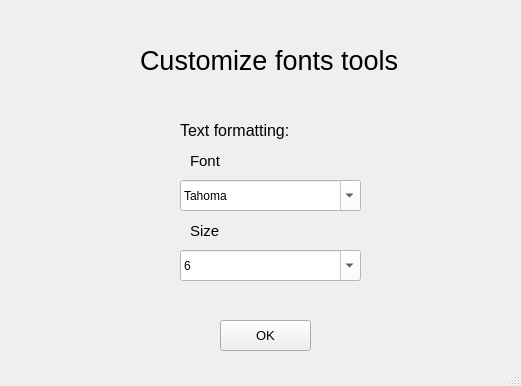
<?xml version="1.0" encoding="UTF-8"?>
<ui version="4.0">
 <class>MainWindow</class>
 <widget class="QMainWindow" name="MainWindow">
  <property name="geometry">
   <rect>
    <x>0</x>
    <y>0</y>
    <width>521</width>
    <height>386</height>
   </rect>
  </property>
  <property name="windowTitle">
   <string>Customize fonts tools</string>
  </property>
  <widget class="QWidget" name="centralwidget">
   <widget class="QLabel" name="label">
    <property name="geometry">
     <rect>
      <x>140</x>
      <y>40</y>
      <width>261</width>
      <height>41</height>
     </rect>
    </property>
    <property name="font">
     <font>
      <pointsize>20</pointsize>
     </font>
    </property>
    <property name="text">
     <string>Customize fonts tools</string>
    </property>
   </widget>
   <widget class="QLabel" name="label_8">
    <property name="geometry">
     <rect>
      <x>180</x>
      <y>120</y>
      <width>131</width>
      <height>21</height>
     </rect>
    </property>
    <property name="font">
     <font>
      <pointsize>12</pointsize>
     </font>
    </property>
    <property name="styleSheet">
     <string notr="true"/>
    </property>
    <property name="text">
     <string>Text formatting:</string>
    </property>
   </widget>
   <widget class="QFontComboBox" name="fontComboBox">
    <property name="geometry">
     <rect>
      <x>180</x>
      <y>180</y>
      <width>181</width>
      <height>31</height>
     </rect>
    </property>
    <property name="styleSheet">
     <string notr="true">background-color: rgb(255, 255, 255);</string>
    </property>
    <property name="currentText">
     <string>Tahoma</string>
    </property>
   </widget>
   <widget class="QComboBox" name="comboBox">
    <property name="geometry">
     <rect>
      <x>180</x>
      <y>250</y>
      <width>181</width>
      <height>31</height>
     </rect>
    </property>
    <property name="font">
     <font>
      <pointsize>12</pointsize>
     </font>
    </property>
    <property name="styleSheet">
     <string notr="true">background-color: rgb(255, 255, 255);</string>
    </property>
    <property name="editable">
     <bool>true</bool>
    </property>
    <property name="currentText">
     <string>6</string>
    </property>
    <property name="currentIndex">
     <number>0</number>
    </property>
    <item>
     <property name="text">
      <string>6</string>
     </property>
    </item>
    <item>
     <property name="text">
      <string>7</string>
     </property>
    </item>
    <item>
     <property name="text">
      <string>8</string>
     </property>
    </item>
    <item>
     <property name="text">
      <string>9</string>
     </property>
    </item>
    <item>
     <property name="text">
      <string>10</string>
     </property>
    </item>
    <item>
     <property name="text">
      <string>11</string>
     </property>
    </item>
    <item>
     <property name="text">
      <string>12</string>
     </property>
    </item>
    <item>
     <property name="text">
      <string>14</string>
     </property>
    </item>
    <item>
     <property name="text">
      <string>16</string>
     </property>
    </item>
    <item>
     <property name="text">
      <string>18</string>
     </property>
    </item>
    <item>
     <property name="text">
      <string>20</string>
     </property>
    </item>
    <item>
     <property name="text">
      <string>22</string>
     </property>
    </item>
    <item>
     <property name="text">
      <string>24</string>
     </property>
    </item>
    <item>
     <property name="text">
      <string>26</string>
     </property>
    </item>
    <item>
     <property name="text">
      <string>28</string>
     </property>
    </item>
    <item>
     <property name="text">
      <string>36</string>
     </property>
    </item>
    <item>
     <property name="text">
      <string>48</string>
     </property>
    </item>
    <item>
     <property name="text">
      <string>72</string>
     </property>
    </item>
   </widget>
   <widget class="QLabel" name="label_9">
    <property name="geometry">
     <rect>
      <x>190</x>
      <y>150</y>
      <width>131</width>
      <height>21</height>
     </rect>
    </property>
    <property name="font">
     <font>
      <pointsize>11</pointsize>
     </font>
    </property>
    <property name="styleSheet">
     <string notr="true"/>
    </property>
    <property name="text">
     <string>Font</string>
    </property>
   </widget>
   <widget class="QLabel" name="label_10">
    <property name="geometry">
     <rect>
      <x>190</x>
      <y>220</y>
      <width>131</width>
      <height>21</height>
     </rect>
    </property>
    <property name="font">
     <font>
      <pointsize>11</pointsize>
     </font>
    </property>
    <property name="styleSheet">
     <string notr="true"/>
    </property>
    <property name="text">
     <string>Size</string>
    </property>
   </widget>
   <widget class="QPushButton" name="bt_ok">
    <property name="geometry">
     <rect>
      <x>220</x>
      <y>320</y>
      <width>91</width>
      <height>31</height>
     </rect>
    </property>
    <property name="font">
     <font>
      <pointsize>10</pointsize>
     </font>
    </property>
    <property name="text">
     <string>OK</string>
    </property>
   </widget>
  </widget>
  <widget class="QStatusBar" name="statusbar"/>
 </widget>
 <resources/>
 <connections/>
</ui>
